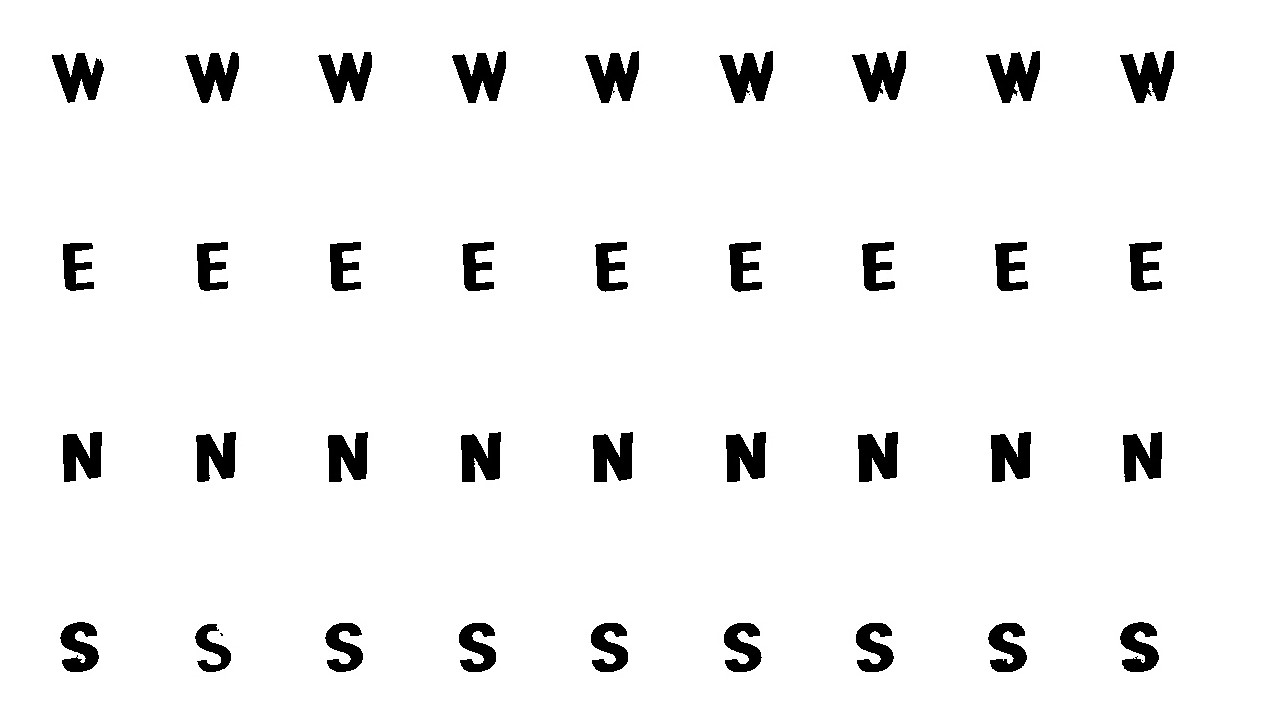
#> input picture real_input4.jpg, 1280 x 720 px
$ python -i Template_ABCD.py   (imports and definitions only)
#> lines starting #> are read from the running program, lines starting #| are printed output that depends on the picture; after the words box and inside, x2 and y2 are one past the last pixel; in counts of white or black regions, pixels touching at a corner belong together
#> further down, picture is the input picture: shape (720, 1280, 3); min 0, max 255, mean 242
import numpy as np
import argparse
import cv2
import serial
import time
from serialdata import *
import subprocess

#running summarization activity
lower_red = np.array([0, 30, 60])
upper_red = np.array([20, 255, 150])
lower_red2 = np.array([160, 30, 60])
upper_red2 = np.array([180, 255, 150])
lower_blue = np.array([90, 50, 60])
upper_blue = np.array([130, 255, 150])
lower_yellow = np.array([10, 100, 100])
upper_yellow = np.array([50, 255, 255])
lower_blackArrow = np.array([0, 0, 0])
upper_blackArrow = np.array([180, 236, 52])
lower_green = np.array([35, 30, 30])
upper_green = np.array([100, 255, 255])
lower_blackdanger = np.array([0, 0, 0])
upper_blackdanger = np.array([180, 255, 50])

#milk mission
lower_red_milk = np.array([0, 30, 100])
upper_red_milk = np.array([20, 255, 180])
lower_red2_milk = np.array([160, 30, 100])
upper_red2_milk = np.array([180, 255, 180])
lower_black_milk = np.array([0, 0, 0])
upper_black_milk = np.array([180, 255, 90])
lower_blue_milk = np.array([90, 80, 30])
upper_blue_milk = np.array([140, 255, 255])
lower_green_milk = np.array([35, 30, 30])
upper_green_milk = np.array([100, 255, 255])

def grayscale(img):
    return cv2.cvtColor(img, cv2.COLOR_RGB2GRAY)

def canny(img, low_threshold, high_threshold):
    return cv2.Canny(img, low_threshold, high_threshold)

def gaussian_blur(img, kernel_size):
    return cv2.GaussianBlur(img, (kernel_size, kernel_size), 0)

# [34 lines left out: functions hough_lines, finish, not called in this run]


def weighted_img(img, initial_img, a=1, b=1., c=0.):
    return cv2.addWeighted(initial_img, a, img, b, c)


# [50 lines left out: function draw_lines, not called in this run]


textFlag = 0

# [113 lines left out: functions Recog, textImageProcessing, not called in this run]

cnt = 0

# [99 lines left out: functions textRecogABCD, RecogABCD, not called in this run]


def preprocessing(frame):

    img = cv2.Canny(frame, 50, 255)
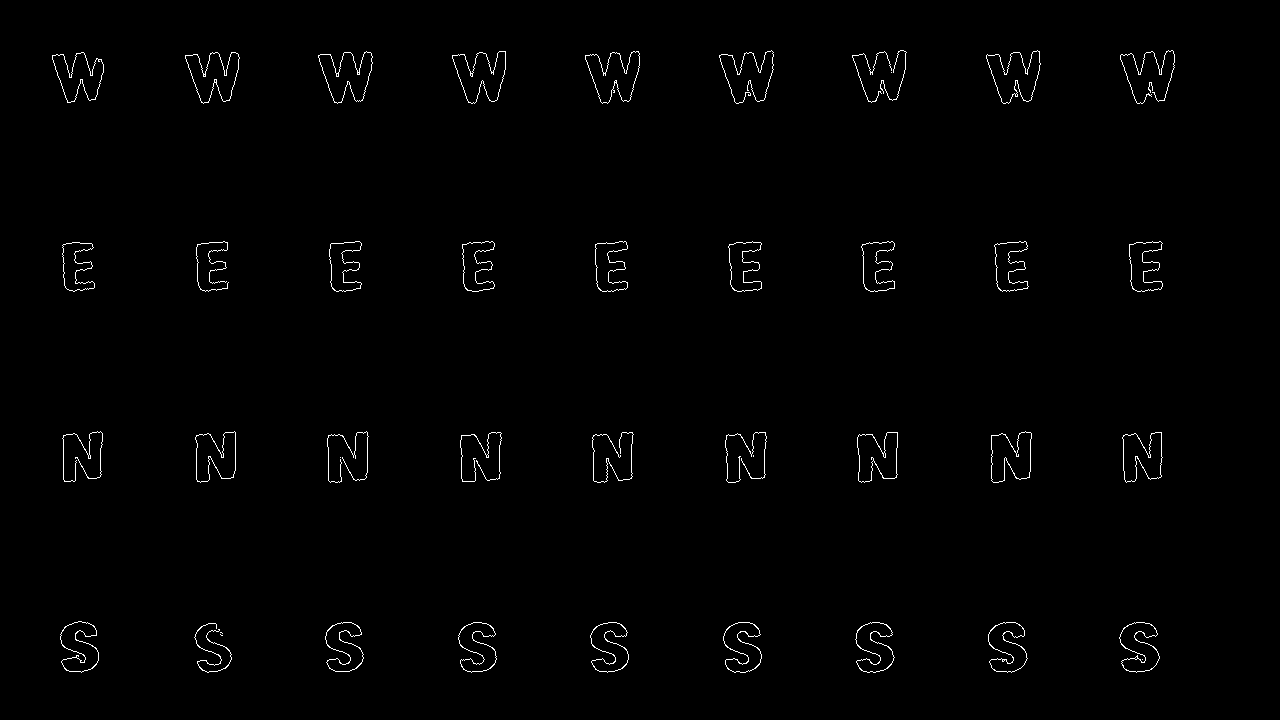
#> img: shape (720, 1280); 0.93% white in thin lines or dots, all inside (x1, y1, x2, y2) = (52, 50, 1175, 673)

    kernel = cv2.getStructuringElement(cv2.MORPH_RECT, (3, 3))

    img = cv2.dilate(img, kernel, iterations=2)
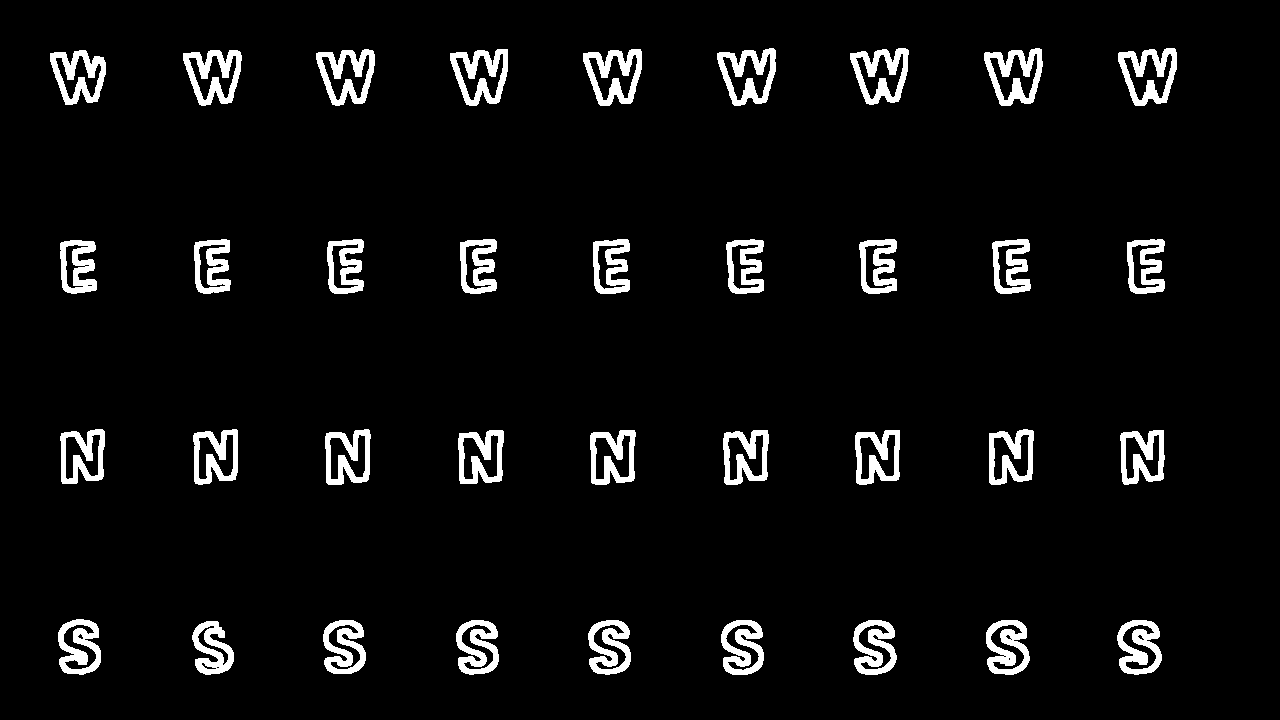
#> img: shape (720, 1280); 5.4% white; 36 white regions


    contours, _ = cv2.findContours(img, cv2.RETR_TREE, cv2.CHAIN_APPROX_SIMPLE)
#> contours = 82 contours, 7 with area under 20; largest, box (x1, y1, x2, y2) and area: (1118, 48, 1177, 106) 2386, (717, 48, 776, 106) 2366, (984, 48, 1043, 106) 2362, (583, 49, 642, 106) 2352, (316, 49, 375, 106) 2312

    contours = sorted(contours, key=cv2.contourArea, reverse=True)[:1]
#> contours = 1 contour; box (x1, y1, x2, y2) and area: (1118, 48, 1177, 106) 2386

    for c in contours:

        approx = cv2.approxPolyDP(c, 0.02 * cv2.arcLength(c, True), True)
        point = cv2.boundingRect(approx)

        area = point[2] * point[3]

        if area > 1000:

            cv2.rectangle(frame, (point[0], point[1]), (point[0] + point[2], point[1]+point[3]), (0, 255, 0), 1)
            #cv2.imshow('img', frame)
            #cv2.waitKey(1)
            return point
#> this loop made 1 pass
#> (point, area) on pass 1: ((1118, 48, 57, 58), 3306)
#> frame: shape (720, 1280, 3); 0.02% of pixels changed, all inside (x1, y1, x2, y2) = (1118, 48, 1176, 107)


    return [-1, -1, -1, -1]

# [162 lines left out: function loop, not called in this run]


# [22 lines not run here, left out]


>>> import cv2
>>> picture = cv2.cvtColor(cv2.imread('../real_input4.jpg'), cv2.COLOR_BGR2RGB)
>>> result = preprocessing(picture)
#> result = (1118, 48, 57, 58)
